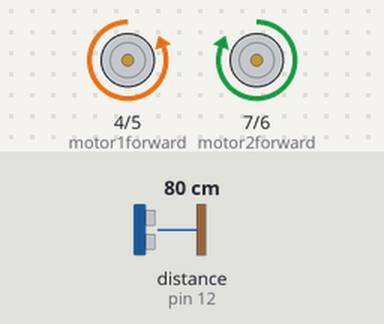
The sketch below on a simulated Arduino Uno, built with avr-gcc and run on an emulated ATmega328P. Parts: motor-driver pin pairs drawn as motors (green arrow = first pin HIGH = forward, orange = second pin HIGH = backward, longer = more drive). Wiring (inferred from the names in the program): ultrasonic range finder: trigger pin 13; echo pin 12. The test bench sets the inputs (shaded band); at power-on: distance to the obstacle (sensor on pin 12) 80 cm. The echo pulse lasts 58.3 µs per cm.

Above: at 0.99 s.
1.3 s: distance to the obstacle (sensor on pin 12) set to 12 cm
4.3 s: distance to the obstacle (sensor on pin 12) set to 9 cm
At 5.7 s:
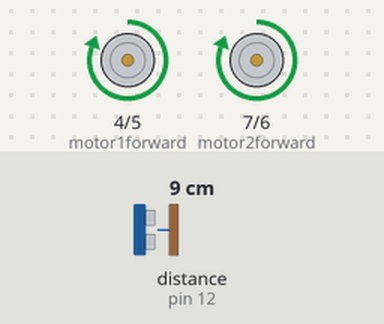
6.0 s: distance to the obstacle (sensor on pin 12) set to 18 cm
At 6.1 s:
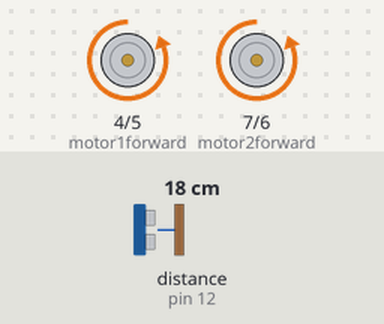
9.0 s: distance to the obstacle (sensor on pin 12) set to 2 cm
At 9.09 s:
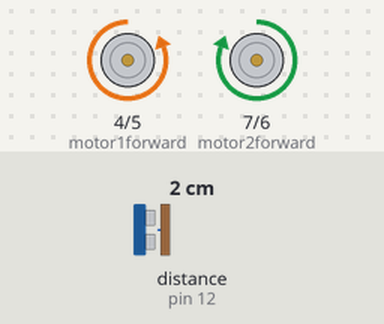
Timing chart, 0 to 11.6 s (numbered marks = the images above; inputs shaded):
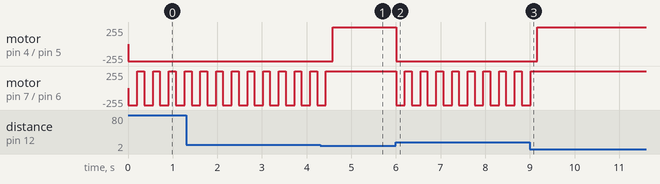

The sketch:

Code.ino
```cpp
/*This sketch shows you how to make an edge avoiding car using Arduino.
 *
 * Components
 * ----------
 * Arduino uno, L298N, Ultrasonic sensor, chassis, wheels, 2 Motors, 2 9V batteries, battery connectors and jumper wires
 *
 * This sketch is created by Anuj Karnik.
 **********************************************************************************************************************/


int motor1forward = 4;
int motor1back = 5;
int motor2back = 6;
int motor2forward = 7;

int trigPin = 13;
int echoPin = 12;
void setup() {
  pinMode(motor1back, OUTPUT);
  pinMode(motor1forward, OUTPUT);
  pinMode(motor2back, OUTPUT);
  pinMode(motor2forward, OUTPUT);

  pinMode(trigPin, OUTPUT);
  pinMode(echoPin, INPUT);
}

void loop() {
  long duration;
  long distance;

  digitalWrite(trigPin, LOW);
  delayMicroseconds(2);
  digitalWrite(trigPin, HIGH);
  delayMicroseconds(10);
  digitalWrite(trigPin, LOW);
  duration = pulseIn(echoPin, HIGH);
  distance = (duration / 2) / 29.1;

  if (distance >= 10) {
    digitalWrite(motor1forward, LOW); // go back
    digitalWrite(motor2back, HIGH);
    digitalWrite(motor1back, HIGH);
    digitalWrite(motor2forward, LOW);
    delay(200);

    digitalWrite(motor1forward, LOW); // right turn
    digitalWrite(motor2forward, HIGH);
    digitalWrite(motor1back, HIGH);
    digitalWrite(motor2back, LOW );
    delay(150);
  }

  else if (distance <= 10) {
    digitalWrite(motor1forward, HIGH); // go forward
    digitalWrite(motor2back, LOW);
    digitalWrite(motor1back, LOW);
    digitalWrite(motor2forward, HIGH);
  }

}
```

Measured:
- the behaviour switches between 11 and 10 cm on distance to the obstacle (sensor on pin 12) (found by bisection; images 0 and 1)
- after the input at 4.3 s, motor on pin 4 (motor1forward) / pin 5 (motor1back): backward 255/255 → forward 255/255 after 0.28 s; motor on pin 7 (motor2forward) / pin 6 (motor2back): goes on until 4.4 s, then stays forward 255/255
- after the input at 6.0 s, motor on pin 4 (motor1forward) / pin 5 (motor1back): forward 255/255 → backward 255/255 at once; motor on pin 7 (motor2forward) / pin 6 (motor2back): alternates forward 255/255 for 0.15 s and backward 255/255 for 0.20 s, starting at once
- after the input at 9.0 s, motor on pin 4 (motor1forward) / pin 5 (motor1back): backward 255/255 → forward 255/255 after 0.17 s; motor on pin 7 (motor2forward) / pin 6 (motor2back): goes on until 9.0 s, then stays forward 255/255
- by itself, motor on pin 7 (motor2forward) / pin 6 (motor2back): alternates forward 255/255 for 0.15 s and backward 255/255 for 0.20 s
